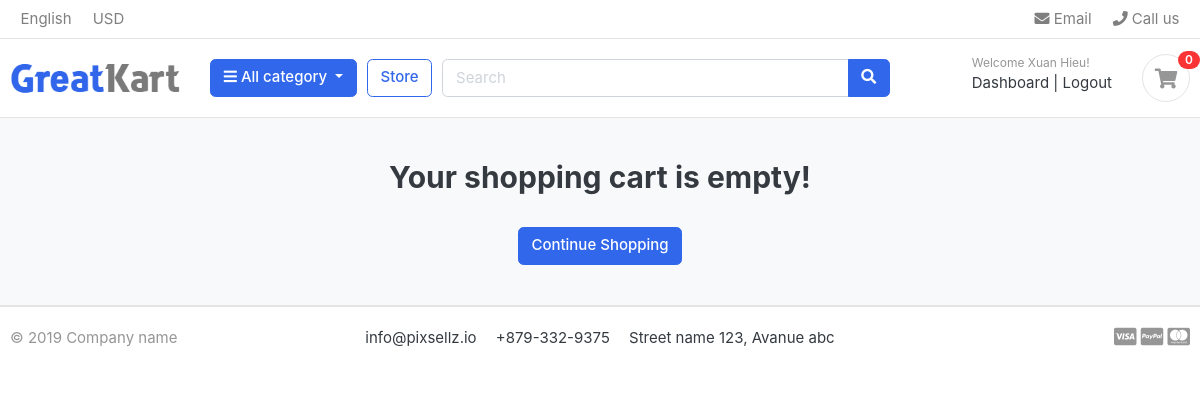
Page /cart/ (signed in) on the earlier database version.
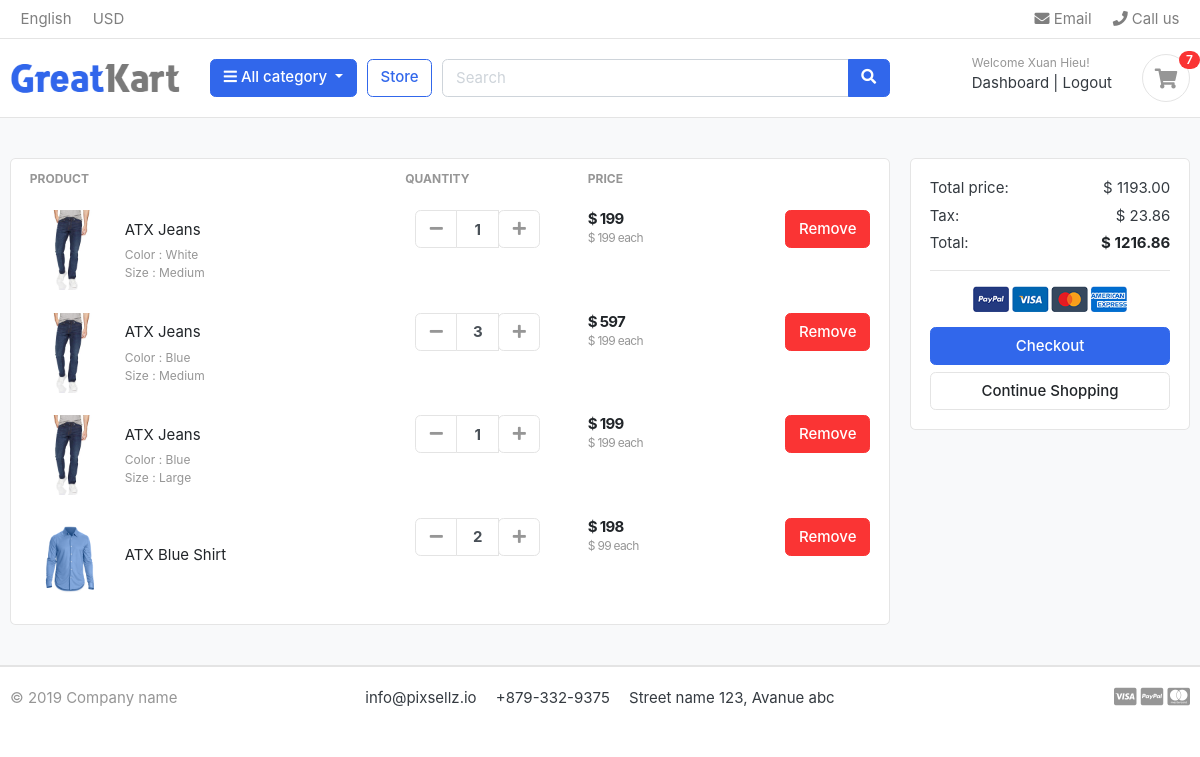
Same page on the later database version.
### accounts/models.py (models this page shows, shortened)
class Account(AbstractBaseUser):
    first_name = models.CharField(max_length=50)
    last_name = models.CharField(max_length=50)
    username = models.CharField(max_length=50, unique=True)
    email = models.EmailField(unique=True)
    phone_number = models.CharField(max_length=50)
    date_joined = models.DateTimeField(auto_now_add=True)
    last_login = models.DateTimeField(auto_now_add=True)
    is_admin = models.BooleanField(default=False)
    is_staff = models.BooleanField(default=False)
    is_active = models.BooleanField(default=False)
    is_superadmin = models.BooleanField(default=False)
    USERNAME_FIELD = 'email'  # use email to login
    REQUIRED_FIELDS = ['username', 'first_name', 'last_name']
    object = MyAccountManager()

### carts/models.py (models this page shows, shortened)
class CartItem(models.Model):
    product = models.ForeignKey(Product, on_delete=models.CASCADE)
    variations = models.ManyToManyField(Variation, blank=True)
    cart = models.ForeignKey(Cart, on_delete=models.CASCADE, null=True)
    quantity = models.IntegerField()
    is_active = models.BooleanField(default=True)
    user = models.ForeignKey(Account, on_delete=models.CASCADE, null=True)
    def sub_total(self):
        return self.quantity * self.product.price
    class Meta:
        verbose_name = "Cart Item"
        verbose_name_plural = "Cart Items"

### store/models.py (models this page shows, shortened)
class Product(models.Model):
    product_name = models.CharField(max_length=200, unique=True)
    slug = models.SlugField(unique=True)
    description = models.TextField(max_length=500, blank=True)
    price = models.IntegerField()
    image = models.ImageField(upload_to="photos/products")
    stock = models.IntegerField()
    is_available = models.BooleanField(default=True)
    category = models.ForeignKey(Category, on_delete=models.CASCADE)
    created_date = models.DateTimeField(auto_now_add=True)
    modified_date = models.DateTimeField(auto_now=True)
    def get_url(self):
        return reverse("product_detail", args=[self.category.slug, self.slug])

class Variation(models.Model):
    product = models.ForeignKey(
        Product, on_delete=models.CASCADE, related_name="variations"
    )
    variation_category = models.CharField(
        max_length=100, choices=variation_category_choice
    )
    variation_value = models.CharField(max_length=100)
    is_active = models.BooleanField(default=True)
    create_date = models.DateTimeField(auto_now_add=True)
    objects = VariationManager()

### carts/views.py (the view)
# urls.py: path("", views.cart, name="cart"),
def cart(request, total=0, quantity=0, cart_items=None):
    tax = 0
    grand_total = 0
    try:
        if request.user and request.user.is_authenticated:
            cart_items = CartItem.objects.filter(user=request.user, is_active=True)
        else:
            cart = Cart.objects.get(cart_id=_cart_id(request))
            cart_items = CartItem.objects.filter(cart=cart, is_active=True)
        for cart_item in cart_items:
            total += cart_item.product.price * cart_item.quantity
            quantity += cart_item.quantity
        tax = (2 * total) / 100
        grand_total = total + tax
    except ObjectDoesNotExist:
        pass  # just ignore
    context = {
        "total": total,
        "quantity": quantity,
        "cart_items": cart_items,
        "tax": tax,
        "grand_total": grand_total,
    }
    return render(request, "store/cart.html", context)

### carts/context_processor.py (called while the page is built)
def counter(request):
    cart_count = 0
    if "admin" in request.path:
        return {}
    else:
        try:
            if request.user and request.user.is_authenticated:
                cart_items = CartItem.objects.filter(user=request.user, is_active=True)
            else:
                cart = Cart.objects.filter(cart_id=_cart_id(request))
                cart_items = CartItem.objects.filter(cart=cart[:1], is_active=True)
            for cart_item in cart_items:
                cart_count += cart_item.quantity
        except Cart.DoesNotExist:
            pass
    return dict(cart_count=cart_count)

### category/context_processor.py (called while the page is built)
def category_menu_links(request):
    links = Category.objects.all()
    return dict(category_links=links)

### category/models.py (called while the page is built)
    def get_url(self):
        return reverse("products_by_category", args=[self.slug])

### store/templates/store/cart.html (shortened to what this page needs)
{% extends 'base.html' %}
{% load static %}
{% block content %}
<section class="section-content padding-y bg">
<div class="container">
{% if not cart_items %}
	<h2 class="text-center">Your shopping cart is empty!</h2>
	<br>
	<div class="text-center">
		<a href="{% url 'store' %}" class="btn btn-primary">Continue Shopping</a>
	</div>
{% else %}
<div class="row">
	<aside class="col-lg-9">
		<div class="card">
			<table class="table table-borderless table-shopping-cart">
			<thead class="text-muted">
			<tr class="small text-uppercase">
			<th scope="col">Product</th>
			<th scope="col" width="120">Quantity</th>
			<th scope="col" width="120">Price</th>
			<th scope="col" class="text-right" width="200"> </th>
			</tr>
			</thead>
			<tbody>
			{% for cart_item in cart_items %}
			<tr>
				<td>
					<figure class="itemside align-items-center">
						<div class="aside"><img src="{{ cart_item.product.image.url }}" class="img-sm"></div>
						<figcaption class="info">
							<a href="{{ cart_item.product.get_url }}" class="title text-dark">{{ cart_item.product.product_name }}</a>
							{% if cart_item.variations.all %}
								{% for item in cart_item.variations.all  %}
									<p class="text-muted small">
										{{ item.variation_category|capfirst }} : {{ item.variation_value|capfirst }}
									</p>
								{% endfor %}
							{% endif %}
						</figcaption>
					</figure>
				</td>
				<td>
					<div class="col">
						<div class="input-group input-spinner">
							<div class="input-group-prepend">
							<a href="{% url 'remove_cart' cart_item.product.id cart_item.id %}" class="btn btn-light" id="button-plus"> <i class="fa fa-minus"></i> </a>
							</div>
							<input type="text" class="form-control" value="{{ cart_item.quantity }}">
							<div class="input-group-append">
								<form action="{% url 'add_cart' cart_item.product.id %}" method="POST">
									<button type="submit" class="btn btn-light" id="button-minus"> <i class="fa fa-plus"></i> </button>
								</form>
							</div>
						</div>
					</div>
				</td>
				<td>
					<div class="price-wrap">
						<var class="price">$ {{ cart_item.sub_total }}</var>
						<small class="text-muted"> $ {{ cart_item.product.price }} each </small>
					</div>
				</td>
				<td class="text-right">
				<a href="{% url 'remove_cart_item' cart_item.product.id cart_item.id %}"
					onclick="return confirm('Are you sure you want to delete this item?')"
					class="btn btn-danger"> Remove</a>
				</td>
			</tr>
			{% endfor %}
			</tbody>
			</table>
		</div>
	</aside>
	<aside class="col-lg-3">
		<div class="card">
			<div class="card-body">
				<dl class="dlist-align">
				<dt>Total price:</dt>
				<dd class="text-right">$ {{ total|floatformat:"2g" }}</dd>
				</dl>
				<dl class="dlist-align">
				<dt>Tax:</dt>
				<dd class="text-right"> $ {{ tax|floatformat:"2g" }}</dd>
				</dl>
				<dl class="dlist-align">
				<dt>Total:</dt>
				<dd class="text-right text-dark b"><strong>$ {{ grand_total|floatformat:"2g" }}</strong></dd>
				</dl>
				<hr>
				<p class="text-center mb-3">
					<img src="{% static './images/misc/payments.png' %}" height="26">
				</p>
				<a href="{% url 'checkout' %}" class="btn btn-primary btn-block"> Checkout </a>
				<a href="{% url 'store' %}" class="btn btn-light btn-block">Continue Shopping</a>
			</div>
		</div>
	</aside>
</div>
{% endif %}
</div>
</section>
{% endblock content %}

### templates/base.html (shortened to what this page needs)
{% load static %}
<!DOCTYPE html>
<html lang="en">
  <head>
    <link
      href="{% static 'css/bootstrap.css'%}"
      rel="stylesheet"
      type="text/css"
    />
    <link
      href="{% static 'fonts/fontawesome/css/all.min.css'%}"
      type="text/css"
      rel="stylesheet"
    />
    <link href="{% static 'css/ui.css'%}" rel="stylesheet" type="text/css" />
    <link
      href="{% static 'css/responsive.css'%}"
      rel="stylesheet"
      media="only screen and (max-width: 1200px)"
    />
  </head>
  <body>
    {% include 'includes/navbar.html' %}
    {% block content %}{% endblock %}
    {% include 'includes/footer.html' %}
  </body>
</html>

### templates/includes/navbar.html (shortened to what this page needs)
{% load static %}
<header class="section-header">
  <nav class="navbar p-md-0 navbar-expand-sm navbar-light border-bottom">
    <div class="container">
      <div class="collapse navbar-collapse" id="navbarTop4">
        <ul class="navbar-nav mr-auto">
          <li class="nav-item dropdown">
            <a href="#" class="nav-link"> English </a>
          </li>
          <li class="nav-item dropdown">
            <a href="#" class="nav-link"> USD </a>
          </li>
        </ul>
        <ul class="navbar-nav">
          <li>
            <a href="#" class="nav-link">
              <i class="fa fa-envelope"></i> Email
            </a>
          </li>
          <li>
            <a href="#" class="nav-link">
              <i class="fa fa-phone"></i> Call us
            </a>
          </li>
        </ul>
      </div>
    </div>
  </nav>
  <section class="header-main border-bottom">
    <div class="container">
      <div class="row align-items-center">
        <div class="col-lg-2 col-md-3 col-6">
          <a href="{% url 'home' %}" class="brand-wrap">
            <img class="logo" src="{%static 'images/logo.png'%}" />
          </a>
        </div>
        <div class="col-lg col-sm col-md col-6 flex-grow-0">
          <div class="category-wrap dropdown d-inline-block float-right">
            <button type="button" class="btn btn-primary dropdown-toggle" data-toggle="dropdown">
              <i class="fa fa-bars"></i> All category
            </button>
          </div>
        </div>
        <a href="{% url 'store' %}" class="btn btn-outline-primary">Store</a>
        <div class="col-lg col-md-6 col-sm-12 col">
          <form action="{% url 'search' %}" class="search" method="GET">
            <div class="input-group w-100">
              <input type="text" class="form-control" style="width: 60%" placeholder="Search" name="keyword"/>
              <div class="input-group-append">
                <button class="btn btn-primary" type="submit">
                  <i class="fa fa-search"></i>
                </button>
              </div>
            </div>
          </form>
        </div>
        <div class="col-lg-3 col-sm-6 col-8 order-2 order-lg-3">
          <div class="d-flex justify-content-end mb-3 mb-lg-0">
          {% if user.id is None %}
            <div class="widget-header">
              <small class="title text-muted">Welcome guest!</small>
              <div>
                <a href="{% url 'login' %}">Sign in</a>
                <span class="dark-transp"> | </span>
                <a href="{% url 'register' %}"> Register</a>
              </div>
            </div>
          {% else %}
            <div class="widget-header">
              <small class="title text-muted">Welcome {{ user.first_name }}!</small>
              <div>
                <a href="{% url 'dashboard' %}">Dashboard</a>
                <span class="dark-transp"> | </span>
                <a href="{% url 'logout' %}"> Logout</a>
              </div>
            </div>
          {% endif %}
            <a href="{% url 'cart' %}" class="widget-header pl-3 ml-3">
              <div class="icon icon-sm rounded-circle border">
                <i class="fa fa-shopping-cart"></i>
              </div>
              <span class="badge badge-pill badge-danger notify">{{ cart_count }}</span>
            </a>
          </div>
        </div>
      </div>
    </div>
  </section>
</header>

### templates/includes/footer.html
<footer class="section-footer border-top">
  <div class="container">
    <section class="footer-bottom border-top row">
      <div class="col-md-2">
        <p class="text-muted">&copy 2019 Company name</p>
      </div>
      <div class="col-md-8 text-md-center">
        <span class="px-2">info@pixsellz.io</span>
        <span class="px-2">+879-332-9375</span>
        <span class="px-2">Street name 123, Avanue abc</span>
      </div>
      <div class="col-md-2 text-md-right text-muted">
        <i class="fab fa-lg fa-cc-visa"></i>
        <i class="fab fa-lg fa-cc-paypal"></i>
        <i class="fab fa-lg fa-cc-mastercard"></i>
      </div>
    </section>
  </div>
</footer>

### greatkart/static/css/ui.css (style rules this page uses)
html { font-family: "Inter", sans-serif; font-size: 15px; }
.price-wrap { letter-spacing: -0.7px; }
.icon-xs, .icon-sm, .icon-md, .icon-lg { display: inline-block; text-align: center; flex-shrink: 0; flex-grow: 0; }
.icon-sm { width: 48px; height: 48px; line-height: 48px !important; font-size: 20px; }
.img-xs, .img-sm, .img-md, .img-lg { -o-object-fit: cover; object-fit: cover; flex-shrink: 0; flex-grow: 0; }
.img-sm { width: 80px; height: 80px; }
.padding-y { padding-top: 40px; padding-bottom: 40px; }
var { font-style: normal; }
figure { margin-bottom: 0; }
.bg { background-color: #f8f9fa; }
.b { font-weight: 600; }
p:last-child { margin-bottom: 0; }
.header-main { position: relative; padding-top: 1rem; padding-bottom: 1rem; }
.brand-wrap .logo, .navbar-brand .logo { margin-right: 7px; max-height: 42px; display: inline-block; }
.widget-header { display: inline-block; vertical-align: middle; position: relative; }
.widget-header a { color: #343a40; }
.widget-header i { color: #969696; }
.widget-header .title { display: block; }
.widget-header .notify { position: absolute; top: -3px; right: -10px; }
.footer-bottom { padding-top: 20px; padding-bottom: 20px; }
.btn-light { background-color: #fff; border-color: #e4e4e4; }
.btn-light i { color: #969696; }
.itemside { position: relative; display: flex; width: 100%; }
.itemside .aside { position: relative; flex-shrink: 0; }
.itemside .info { padding-left: 15px; padding-right: 7px; }
.itemside p { margin-bottom: 0; }
.itemside .title { display: block; margin-bottom: 5px; color: #212529; }
[class*=dlist-] { margin-bottom: 5px; }
[class*=dlist-] dd { margin-bottom: 0; }
.dlist-align { display: flex; }
.dlist-align dt { width: 150px; word-wrap: break-word; font-weight: normal; }
.dlist-align dd { flex-grow: 1; }
.notify { position: absolute; top: -4px; right: -10px; display: inline-block; padding: 0.25em 0.6em; font-size: 12px; line-height: 1; text-align: center; border-radius: 3rem; color: #fff; background-color: #fa3434; }
.price { font-weight: 600; color: #212529; }
.input-spinner { width: 125px; flex-wrap: nowrap; display: inline-flex; vertical-align: middle; }
.input-spinner input.form-control { text-align: center; max-width: 46px; font-weight: bold; flex-basis: 46px; border-color: #e4e4e4; flex-grow: 0; }
.input-spinner .btn { width: 42px; text-align: center; padding-left: 0.5rem; padding-right: 0.5rem; }
.table-shopping-cart.table td, .table-shopping-cart.table th { padding-left: 1.25rem; padding-right: 1.25rem; }
.table-shopping-cart .price-wrap { line-height: 1.2; }
.table-shopping-cart .price { font-weight: bold; margin-right: 5px; display: block; }

Differences in the rows shown:
added CartItem: product.image (picture), product.product_name "ATX Jeans", quantity "1", sub_total "199", product.price "199"
now on this page (row unchanged): Variation: variation_category "Color", variation_value "White", shown under "ATX Jeans"
now on this page (row unchanged): Variation: variation_category "Size", variation_value "Medium"
added CartItem: product.image (picture), product.product_name "ATX Jeans", quantity "3", sub_total "597", product.price "199"
now on this page (row unchanged): Variation: variation_category "Color", variation_value "Blue"
added CartItem: product.image (picture), product.product_name "ATX Jeans", quantity "1", sub_total "199", product.price "199"
now on this page (row unchanged): Variation: variation_category "Size", variation_value "Large", shown under "ATX Jeans"
added CartItem: product.image (picture), product.product_name "ATX Blue Shirt", quantity "2", sub_total "198", product.price "99"
Other differences:
{{ cart_count }}: "0" → "7"
{{ total|floatformat:"2g" }}: (not shown) → "1193.00"
{{ tax|floatformat:"2g" }}: (not shown) → "23.86"
{{ grand_total|floatformat:"2g" }}: (not shown) → "1216.86"
text no longer shown: "Your shopping cart is empty!"
text now shown: "PRODUCT QUANTITY PRICE Total price: $ Tax: $ Total: $ Checkout"
